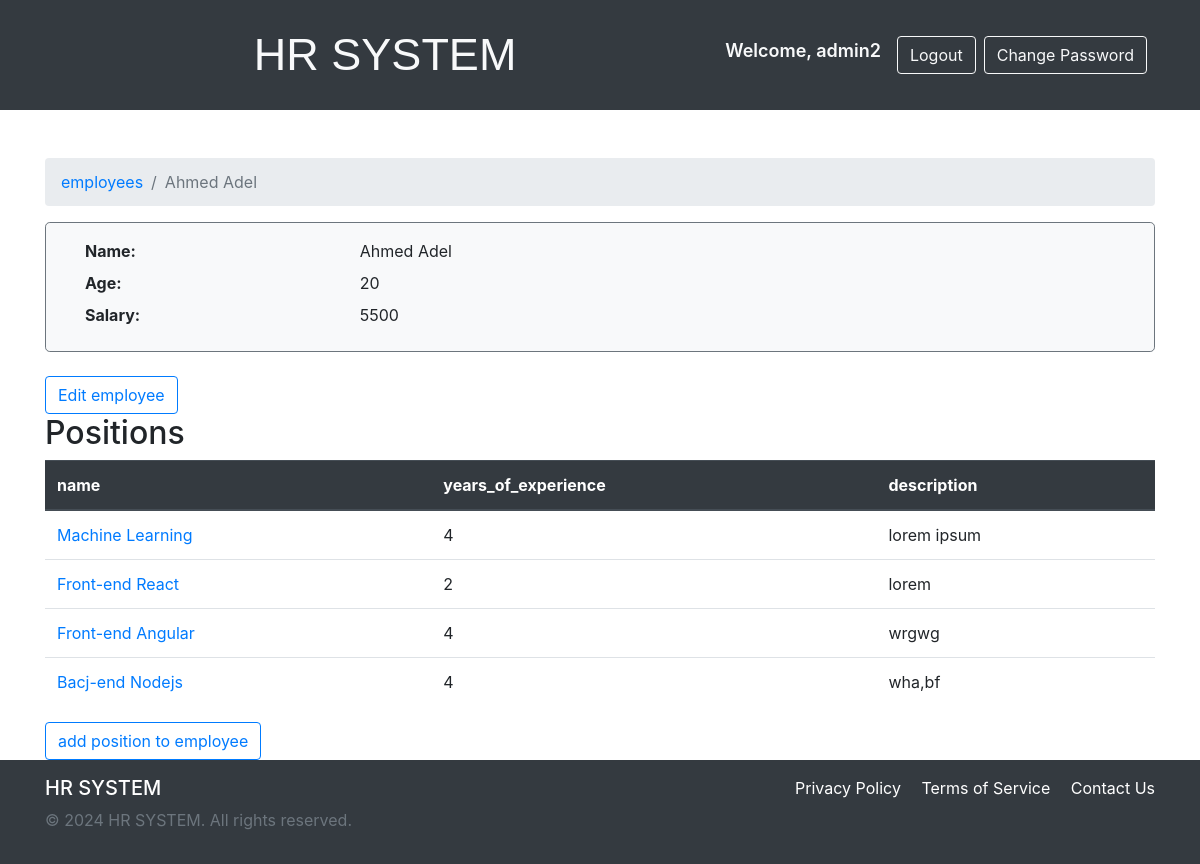
Page /employees/employee/1 (signed in) on the committed database.
### employee/models.py (models this page shows, shortened)
class Employee(models.Model):
    name = models.CharField(max_length=100)
    age = models.IntegerField()
    salary = models.IntegerField()

class Position(models.Model):
    name = models.CharField(max_length=100)
    years_of_experience = models.IntegerField()
    description = models.TextField(max_length=200)
    employee = models.ForeignKey("Employee", related_name='positionEmployee', on_delete=models.CASCADE)

### employee/views.py (the view)
# urls.py: path('employee/<int:employee_id>',EmployeeView.EmployeeDetailsView.as_view(),name="EmployeeDetails"),
class EmployeeDetailsView(ListView):
    template_name = 'employee/employeeDetails.html'
    context_object_name = 'employee'
    def get_queryset(self):
        return  Employee.objects.get(pk=self.kwargs['employee_id'])

### template/employee/employeeDetails.html (shortened to what this page needs)
{% extends 'base.html'%}
{% block breadcrumb%}
    <li class="breadcrumb-item active" aria-current="page"><a href="{% url 'employee:employeesList' %}">employees</a></li>
    <li class="breadcrumb-item active" aria-current="page">{{employee.name}}</li>
{%endblock%}
{% block content%}
        <div class="bg-light border border-secondary rounded-lg pt-3" >
            <dl class="row ml-4">
                <dt class="col-sm-3">Name:</dt>
                <dd class="col-sm-9">{{employee.name}} <br/> </dd>
                <dt class="col-sm-3">Age:</dt>
                <dd class="col-sm-9">{{employee.age}}</dd>
                <dt class="col-sm-3">Salary:</dt>
                <dd class="col-sm-9">{{employee.salary}}</dd>
            </dl>
        </div>
        <br/>
        <a href="{% url 'employee:editEmployee' employee.id %}" class="btn btn-outline-primary">Edit employee</a>
        <br/>
        <h2>Positions</h2>
        <table class="table ">
            <thead class="thead-dark">
                <th>name</th>
                <th>years_of_experience</th>
                <th>description</th>
            </thead>
            <tbody>
                {% for position in employee.positionEmployee.all %}
                <tr>
                    <td><a href="{% url 'employee:editPositionToEmployee' employee.id position.id %}">{{position.name}}</a></td>
                    <td>{{position.years_of_experience}}</td>
                    <td>{{position.description}}</td>
                </tr>
                {%endfor%}
            </tbody>
        </table>
        <a href="{% url 'employee:newPositionToEmployee' employee.pk %}" class="btn btn-outline-primary"> add position to employee </a>
{%endblock%}

### template/base.html (shortened to what this page needs)
{% load static %}
<!DOCTYPE html>
<html lang="en">
<head>
    <link rel="stylesheet" href="{% static 'bootstrap/bootstrap.min.css' %}" />
</head>
<body>
    <nav class="navbar navbar-dark bg-dark py-3">
        <div class="container d-flex justify-content-between align-items-center">
            <a class="navbar-brand mx-auto text-center" style="font-size: 45px; font-family: 'Arial', sans-serif; color: #f8f9fa;">
                HR SYSTEM
            </a>
            <div class="d-flex align-items-center">
                {% if user.is_authenticated %}
                    <label class="mr-3" style="font-size: 18px; color: #f8f9fa; font-weight: 600;">
                        Welcome, {{ user.username }}
                    </label>
                    <form method="post" action="{% url 'logout' %}" style="display: inline;">
                        <input type="submit" class="btn btn-outline-light mr-2" value="Logout" />
                    </form>
                    <a class="btn btn-outline-light mr-2" href="{% url 'password_change' %}">
                        Change Password
                    </a>
                {% endif %}
            </div>
        </div>
    </nav>
    <div class="container content-container mt-5">
        <nav aria-label="breadcrumb">
            <ol class="breadcrumb">
                {% block breadcrumb %}{% endblock %}
            </ol>
        </nav>
        {% block content %}{% endblock %}
    </div>
    <footer class="py-3">
        <div class="container">
            <div class="row">
                <div class="col-md-6">
                    <h5>HR SYSTEM</h5>
                    <p class="text-muted">© 2024 HR SYSTEM. All rights reserved.</p>
                </div>
                <div class="col-md-6 text-md-right">
                    <a href="#" class="text-white mr-3">Privacy Policy</a>
                    <a href="#" class="text-white mr-3">Terms of Service</a>
                    <a href="#" class="text-white">Contact Us</a>
                </div>
            </div>
        </div>
    </footer>
</body>
</html>

### template/base.html (style rules this page uses)
html, body { height: 100%; margin: 0; display: flex; flex-direction: column; }
.content-container { flex: 1; }
footer { background-color: #343a40; color: white; }

### rows in the picture
Employee: name "Ahmed Adel", age "20", salary "5500"
Position: name "Machine Learning", years_of_experience "4", description "lorem ipsum"
Position: name "Front-end React", years_of_experience "2", description "lorem"
Position: name "Front-end Angular", years_of_experience "4", description "wrgwg"
Position: name "Bacj-end Nodejs", years_of_experience "4", description "wha,bf"

### other values in the picture
{{ user.username }} "admin2"
